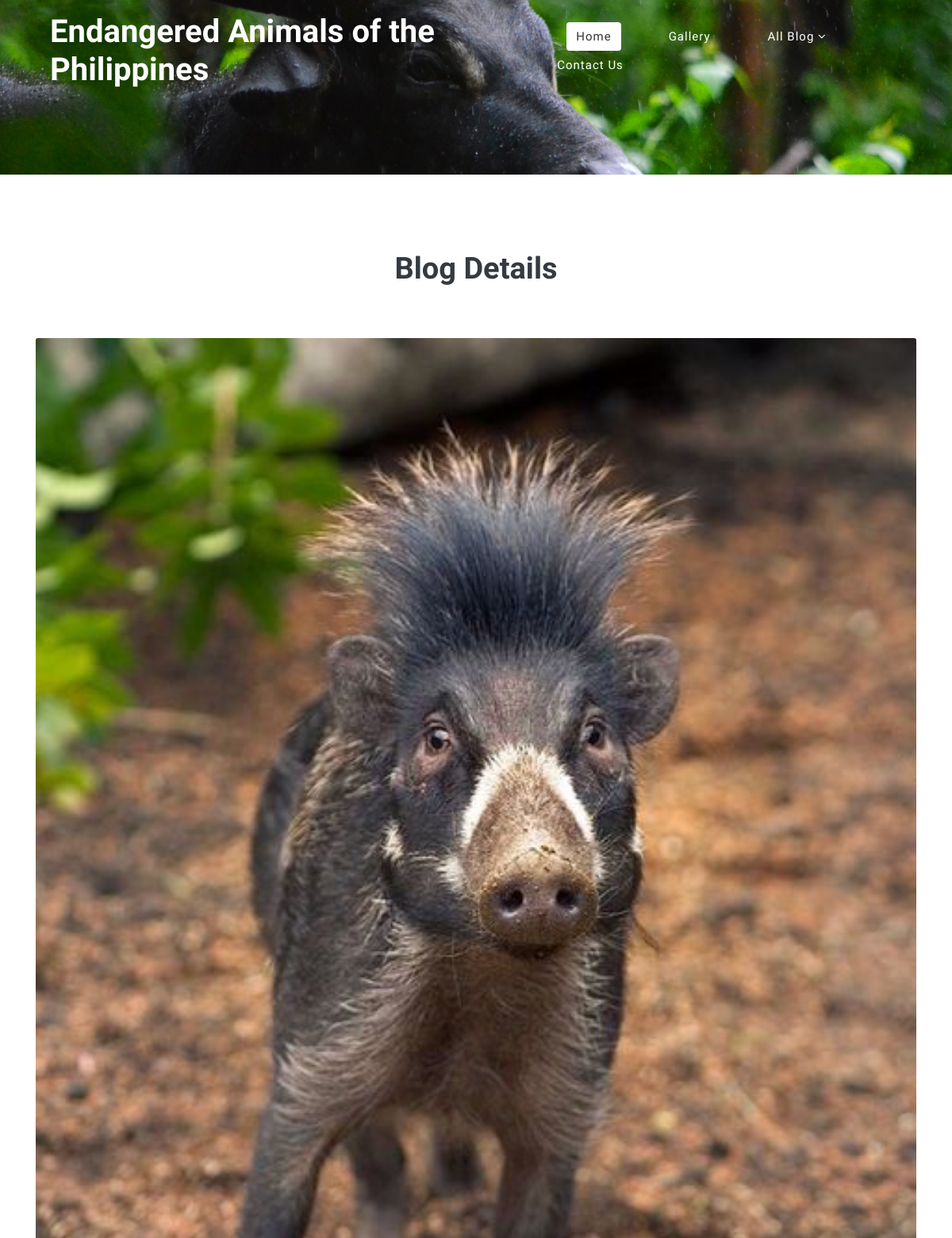
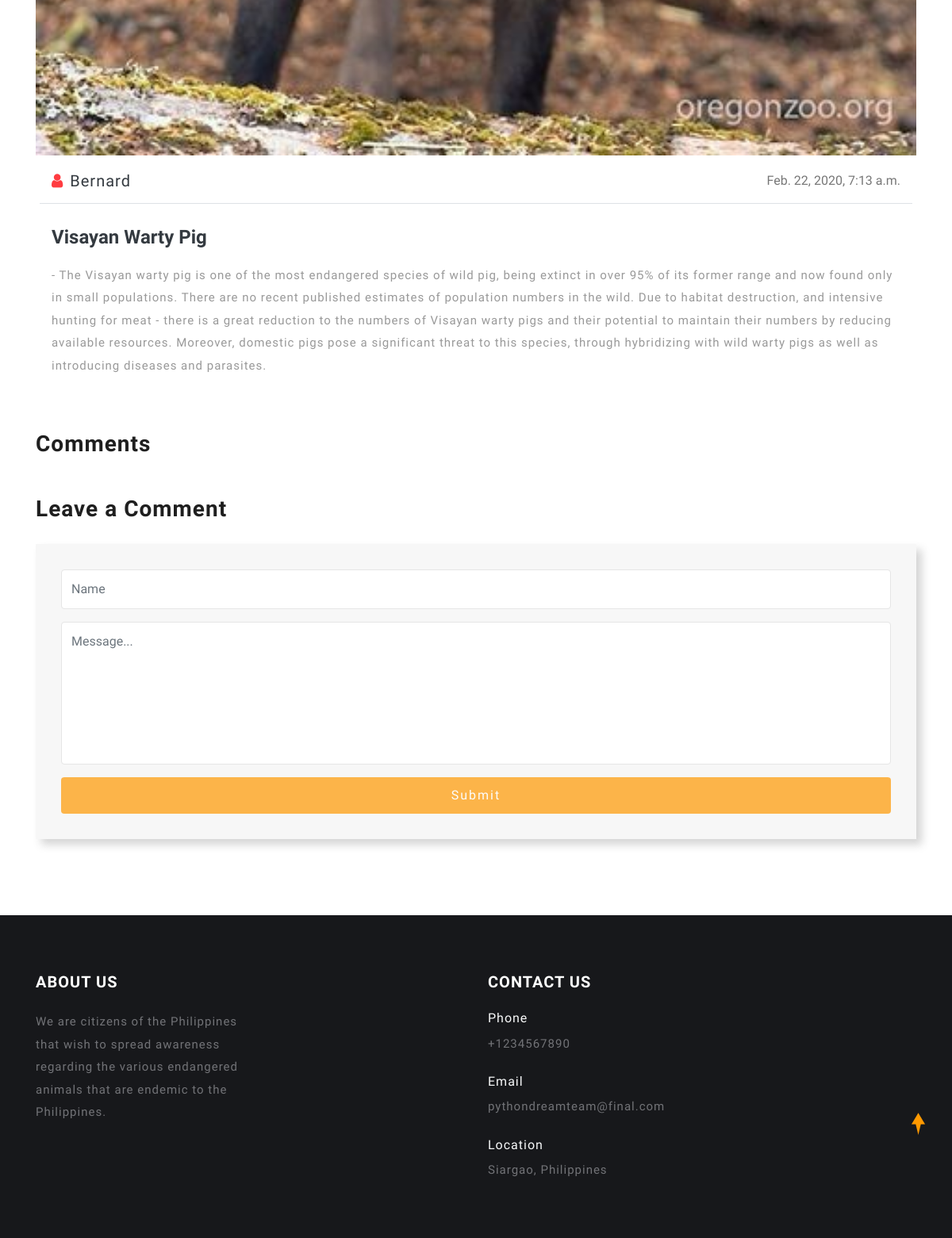
The app's page /view_single/2 with its own data (2 pictures, top to bottom).
### animals/models.py (models this page shows, shortened)
class Post(models.Model):
    PUBLISH = 0
    NOT_PUBLISH = 1
    STATUS = (
        (PUBLISH, "Publish"),
        (NOT_PUBLISH, "Not Publish"),
    )
    title = models.CharField(verbose_name="Title", max_length=200)
    content = models.TextField(
        max_length=2000, help_text="Enter you blog text here.")
    image = models.ImageField(null=True, blank=True, upload_to='images/')
    status = models.IntegerField(
        verbose_name="Status", choices=STATUS, default=0)
    created_by = models.CharField(verbose_name="Created By", max_length=200)
    date_posted = models.DateTimeField(auto_now_add=True)

### animals/views.py (the view)
# urls.py: url(r'^view_single/(?P<post_id>\d+)$', view_single,
def view_single(request, post_id):
    single_post = Post.objects.get(id=int(post_id))
    comments = Comment.objects.filter(post=int(post_id))
    context = {
        'single_post': single_post,  # same always
        'comments': comments,  # same always
    }
    template = 'single.html'
    return render(request, template, context)

### animals/templates/single.html (shortened to what this page needs)
{% load static %}
<!DOCTYPE html>
<html lang="zxx">
<head>
	<link rel="stylesheet" href="{% static 'css/bootstrap.css' %}">
	<link rel="stylesheet" href="{% static 'css/blog.css' %}" type="text/css" media="all" />
	<link rel="stylesheet" href="{% static 'css/style.css' %}" type="text/css" media="all" />
	<link href="{% static 'css/font-awesome.min.css' %}" rel="stylesheet">
</head>
<body>
	{% include 'components/maintop-header.html' %}
	<div class="blog-w3l py-5">
		<div class="container py-xl-5 py-lg-3">
			<h3 class="title-w3 text-bl text-center font-weight-bold mb-sm-5 mb-4">Blog Details</h3>
			<div class="row blog-content pt-lg-3">
				<div class="col-lg-12 blog_section">
					<div class="card border-0">
						<a href="">
							<img class="card-img-top" src="{{ single_post.image.url }}" alt="">
						</a>
						<div class="card-body">
							<div class="row border-bottom pb-3">
								<div class="col-sm-6 col-4 perso-wthree">
									<h6 class="blog-first text-bl">
										<span class="fa fa-user mr-2"></span>{{ single_post.created_by }}
									</h6>
								</div>
								<div class="col-sm-6 col-8 info-commt text-right">
									<ul class="blog_list">
										<li>{{ single_post.date_posted }}</li>
									</ul>
								</div>
							</div>
							<a href="" class="text-bl font-weight-bold blog-grid-title mt-4 mb-3">{{ single_post.title }}</a>
							<p class="card-text">{{ single_post.content }}</p>
						</div>
					</div>
					<div class="comment-top mt-5">
						<h4>Comments</h4>
					</div>
					<div class="comment-top mt-5">
						<h4>Leave a Comment</h4>
						<div class="comment-bottom agileinfo_mail_grid_right">
							<form action="{% url 'animals:add-comment' %}" method="POST">
								<div class="form-group">
									<input class="form-control" type="text" name="commented_by" placeholder="Name" required="">
								</div>
								<div class="form-group">
									<textarea class="form-control" name="comment" placeholder="Message..." required=""></textarea>
								</div>
								<button type="submit" class="btn btn-primary submit">Submit</button>
							</form>
						</div>
					</div>
				</div>
			</div>
		</div>
	</div>
	{% include 'components/footer.html' %}
	<a href="#home" class="move-top text-center"></a>
</body>
</html>

### animals/static/css/blog.css (style rules this page uses)
h6.blog-first { font-weight: 400; font-size: 20px; letter-spacing: 1px; }
h6.blog-first span { color: #ff3c41; }
ul.blog_list li { display: inline-block; color: #777; }
a.blog-grid-title { font-size: 24px; display: inline-block; }
.comment-top h4 { color: #1f1f1f; font-size: 28px; font-weight: 600; letter-spacing: 1px; margin-bottom: 1em; }

### animals/static/css/style.css (style rules this page uses)
body { padding: 0; margin: 0; background: #FFF; font-family: 'Nunito Sans', sans-serif; }
body a, body button { transition: 0.5s all; -webkit-transition: 0.5s all; -moz-transition: 0.5s all; -o-transition: 0.5s all; -ms-transition: 0.5s all; text-decoration: none; cursor: pointer !important; }
html { scroll-behavior: smooth; }
h1, h2, h3, h4, h5, h6 { margin: 0; padding: 0; font-family: 'Roboto Condensed', sans-serif; }
p { margin: 0; padding: 0; font-size: 15px; letter-spacing: 1px; line-height: 1.9; color: #999; font-family: 'Nunito Sans', sans-serif; }
ul, ol { margin: 0; padding: 0; }
.text-bl { color: #343a40; }
a.move-top { width: 34px; height: 34px; background: url(../images/move-top.png) no-repeat; display: inline-block; position: fixed; bottom: 4%; right: 2%; z-index: 0; }
h3.title-w3 { font-size: 42px; }
.agileinfo_mail_grid_right, .comment-bottom { background: #f7f7f7; padding: 2em; box-shadow: 7px 7px 10px 0 rgba(56, 56, 56, 0.21); }
.agileinfo_mail_grid_right input[type="text"], .agileinfo_mail_grid_right input[type="email"], .agileinfo_mail_grid_right textarea { outline: none; padding: 12px; font-size: 16px; color: #555; width: 100%; border: 1px solid #E6E6E6; }
.agileinfo_mail_grid_right textarea { min-height: 180px; width: 100% !important; resize: none; }
.agileinfo_mail_grid_right button { outline: none; padding: 11px 0; font-size: 16px; color: #fff; background: #ff9900; width: 100%; border: none; letter-spacing: 2px; -webkit-transition: 0.5s all; -moz-transition: 0.5s all; -o-transition: 0.5s all; -ms-transition: 0.5s all; transition: 0.5s all; opacity: 0.7; }
@media (max-width: 1440px) { h3.title-w3 { font-size: 40px; } }
@media (max-width: 1280px) { h3.title-w3 { font-size: 38px; } }

### records on screen
Post: image (picture), created_by "Bernard", date_posted "Feb. 22, 2020, 7:13 a.m.", title "Visayan Warty Pig", content "- The Visayan warty pig is one of the most endangered species of wild pig, being extinct in over 95% of its former range and now found only in small populations. There are no recent published estimates of population numbers in the wild. Due to habitat destruction, and intensive hunting for meat - there is a great reduction to the numbers of Visayan warty pigs and their potential to maintain their numbers by reducing available resources. Moreover, domestic pigs pose a significant threat to this species, through hybridizing with wild warty pigs as well as introducing diseases and parasites."
